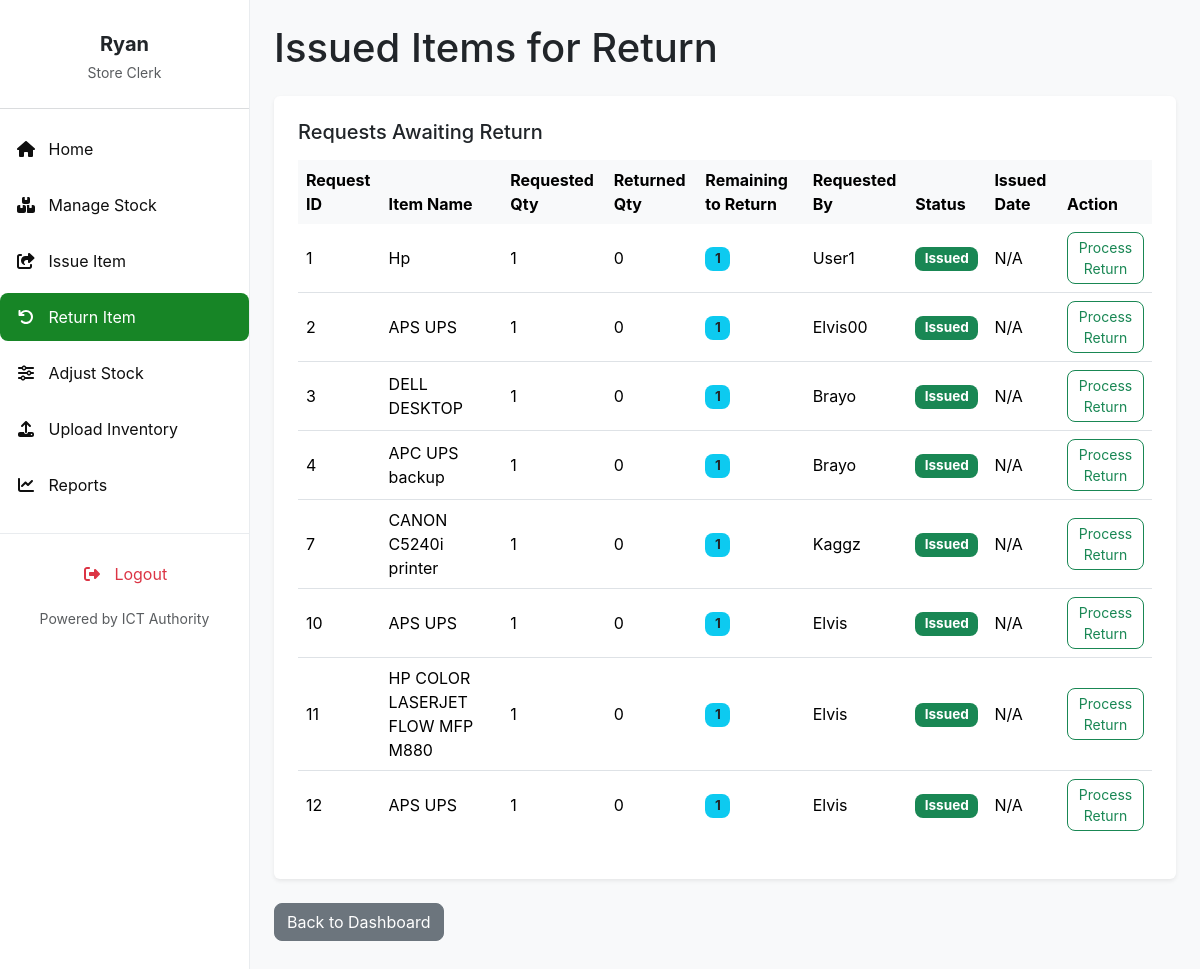
The page /returns/ (signed in) on the database its author committed.
### invent/models.py (models this page shows, shortened)
class ItemRequest(models.Model):
    item = models.ForeignKey('InventoryItem', on_delete=models.CASCADE)
    name = models.CharField(max_length=100)
    quantity = models.PositiveIntegerField(default=1)  # Quantity requested
    reason = models.TextField(blank=True, null=True)
    application_date = models.DateField(default=timezone.now)
    requestor = models.ForeignKey(User, on_delete=models.CASCADE)
    STATUS_CHOICES = [
        ('Pending', 'Pending'),
        ('Approved', 'Approved'),
        ('Issued', 'Issued'),  # Item has been issued (fully or partially)
        ('Rejected', 'Rejected'),
        ('Cancelled', 'Cancelled'),
        ('Partially Returned', 'Partially Returned'),
        ('Fully Returned', 'Fully Returned'),
    ]
    status = models.CharField(
        max_length=20, choices=STATUS_CHOICES, default='Pending')  # Increased max_length
    date_requested = models.DateTimeField(auto_now_add=True)
    date_issued = models.DateTimeField(null=True, blank=True)
    returned_quantity = models.PositiveIntegerField(default=0)
    _original_status = None
    def __init__(self, *args, **kwargs):
        super().__init__(*args, **kwargs)
        self._original_status = self.status
    def quantity_to_be_returned(self):
        return self.quantity - self.returned_quantity

class InventoryItem(models.Model):
    STATUS_CHOICES = [
        ('Pending', 'Pending'),
        ('In Stock', 'In Stock'),
        ('Issued', 'Issued'),
        ('Returned', 'Returned'),
        ('Low Stock', 'Low Stock'),
        ('Out of Stock', 'Out of Stock'),
    ]
    CONDITION_CHOICES = [
        ("Serviceable", "Serviceable"),
        ("Not Serviceable", "Not Serviceable"),
        ("Not working", "Not working"),
        ("Good", "Good"),
        ("Fair", "Fair"),
        ("Poor", "Poor"),
    ]
    name = models.CharField(
        max_length=255, help_text="e.g., Dell Optiplex 7010 (from Asset Description)")
    serial_number = models.CharField(
        max_length=255, unique=True, blank=True, null=True,
        help_text="Unique serial number of the asset (from Serial Number in CSV)"
    )
    category = models.CharField(
        max_length=100, blank=True,
        help_text="e.g., Printer, CPU, Monitor (from Asset Category-Minor)"
    )
    condition = models.CharField(
        max_length=20, choices=CONDITION_CHOICES, default="Serviceable",
        help_text="Current condition of the asset (from Condition in CSV)"
    )
    status = models.CharField(
        max_length=20, choices=STATUS_CHOICES, default='In Stock')
    expiration_date = models.DateField(null=True, blank=True)
    quantity_total = models.PositiveIntegerField(default=0)
    quantity_issued = models.PositiveIntegerField(default=0)
    quantity_returned = models.PositiveIntegerField(default=0)
    created_by = models.ForeignKey(
        User, on_delete=models.SET_NULL, null=True, blank=True, related_name='inventory_created_by')
    created_at = models.DateTimeField(auto_now_add=True)
    updated_at = models.DateTimeField(auto_now=True)

### invent/views.py (the view)
# urls.py: path('returns/', views.list_issued_requests_for_return,
@login_required
@permission_required('invent.can_issue_item', raise_exception=True)
def list_issued_requests_for_return(request):
    issued_requests = ItemRequest.objects.filter(
        status='Issued'
    ).exclude(
        quantity__lte=F('returned_quantity')
    ).select_related('item', 'requestor').order_by('-date_issued')
    context = {
        'issued_requests': issued_requests,
        'title': 'Issued Items for Return'
    }
    return render(request, 'invent/list_issued_requests_for_return.html', context)

### invent/context_processors.py (called while the page is built)
def pending_requests_count(request):
    count = 0  # Default to 0
    if request.user.is_authenticated:
        if request.user.has_perm('invent.can_issue_item'):
            count = ItemRequest.objects.filter(status='Pending').count()
    return {'pending_requests_count_for_sidebar': count}

### invent/templates/invent/list_issued_requests_for_return.html (shortened to what this page needs)
{% extends 'invent/base_store_clerk.html' %}
{% load static %}
{% block content %}
    <h1 class="mb-4">{{ title }}</h1>
    <div class="bg-white p-4 rounded shadow-sm mb-4">
        <div class="d-flex justify-content-between align-items-center mb-3 flex-wrap">
            <h5 class="mb-2 mb-sm-0">Requests Awaiting Return</h5>
        </div>
        <div class="table-responsive">
            {% if issued_requests %}
                <table class="table table-hover align-middle">
                    <thead class="table-light">
                        <tr>
                            <th>Request ID</th>
                            <th>Item Name</th>
                            <th>Requested Qty</th>
                            <th>Returned Qty</th>
                            <th>Remaining to Return</th>
                            <th>Requested By</th>
                            <th>Status</th>
                            <th>Issued Date</th>
                            <th>Action</th>
                        </tr>
                    </thead>
                    <tbody>
                        {% for req in issued_requests %}
                            <tr>
                                <td>{{ req.id }}</td>
                                <td>{{ req.item.name }}</td>
                                <td>{{ req.quantity }}</td>
                                <td>{{ req.returned_quantity }}</td>
                                <td>
                                    <span class="badge bg-info text-dark">
                                        {{ req.quantity_to_be_returned }}
                                    </span>
                                </td>
                                <td>{{ req.requestor.get_full_name|default:req.requestor.username }}</td>
                                <td>
                                    <span class="badge
                                        {% if req.status == 'Issued' %}bg-primary
                                        {% elif req.status == 'Partially Returned' %}bg-warning text-dark
                                        {% else %}bg-secondary{% endif %}">
                                        {{ req.status }}
                                    </span>
                                </td>
                                <td>{{ req.date_issued|date:"Y-m-d H:i"|default:"N/A" }}</td>
                                <td>
                                    <a href="{% url 'process_return_for_request' req.id %}" class="btn btn-sm btn-outline-success">
                                        Process Return
                                    </a>
                                </td>
                            </tr>
                        {% endfor %}
                    </tbody>
                </table>
            {% else %}
                <p class="text-center text-muted p-3">No issued requests currently eligible for return.</p>
            {% endif %}
        </div>
    </div>
    <p><a href="{% url 'store_clerk_dashboard' %}" class="btn btn-secondary">Back to Dashboard</a></p>
{% endblock content %}

### invent/templates/invent/base_store_clerk.html (shortened to what this page needs)
<!DOCTYPE html>
<html lang="en">
<head>
    <link href="https://cdn.jsdelivr.net/npm/bootstrap@5.3.3/dist/css/bootstrap.min.css" rel="stylesheet">
    <link href="https://cdnjs.cloudflare.com/ajax/libs/font-awesome/6.4.0/css/all.min.css" rel="stylesheet">
    <link href="https://cdn.jsdelivr.net/npm/select2@4.1.0-rc.0/dist/css/select2.min.css" rel="stylesheet" />
    <link href="https://cdn.jsdelivr.net/npm/select2-bootstrap-5-theme@1.3.0/dist/select2-bootstrap-5-theme.min.css" rel="stylesheet" />
</head>
<body>
    <nav id="sidebarMenu" class="sidebar-wrapper collapse d-md-block">
        <div class="sidebar-content">
            <div class="text-center mb-4 pt-3">
                <h5 class="fw-bold mb-1 text-dark">{{ user.first_name|default:user.username }}</h5>
                <small class="text-muted">Store Clerk</small>
            </div>
            <hr class="border-secondary opacity-25" />
            <ul class="nav flex-column">
                <li class="nav-item mb-2">
                    <a class="nav-link {% if request.resolver_match.url_name == 'store_clerk_dashboard' %}active{% endif %}" href="{% url 'store_clerk_dashboard' %}">
                        <i class="fas fa-fw fa-home me-2"></i> Home
                    </a>
                </li>
                <li class="nav-item mb-2">
                    <a class="nav-link {% if request.resolver_match.url_name == 'manage_stock' %}active{% endif %}" href="{% url 'manage_stock' %}">
                        <i class="fas fa-fw fa-boxes me-2"></i> Manage Stock
                    </a>
                </li>
                <li class="nav-item mb-2">
                    <a class="nav-link {% if request.resolver_match.url_name == 'issue_item' %}active{% endif %}" href="{% url 'issue_item' %}">
                        <i class="fas fa-fw fa-share-square me-2"></i> Issue Item
                    </a>
                </li>
                <li class="nav-item mb-2">
                    <a class="nav-link {% if request.resolver_match.url_name == 'list_issued_requests_for_return' %}active{% endif %}" href="{% url 'list_issued_requests_for_return' %}">
                        <i class="fas fa-fw fa-undo me-2"></i> Return Item
                    </a>
                </li>
                <li class="nav-item mb-2">
                    <a class="nav-link {% if request.resolver_match.url_name == 'adjust_stock' %}active{% endif %}" href="{% url 'adjust_stock' %}">
                        <i class="fas fa-fw fa-sliders-h me-2"></i> Adjust Stock
                    </a>
                </li>
                <li class="nav-item mb-2">
                    <a class="nav-link {% if request.resolver_match.url_name == 'upload_inventory' %}active{% endif %}" href="{% url 'upload_inventory' %}">
                        <i class="fas fa-fw fa-upload me-2"></i> Upload Inventory
                    </a>
                </li>
                <li class="nav-item mb-2">
                    <a class="nav-link {% if request.resolver_match.url_name == 'reports' %}active{% endif %}" href="{% url 'reports' %}">
                        <i class="fas fa-fw fa-chart-line me-2"></i> Reports
                    </a>
                </li>
            </ul>
        </div>
        <div class="sidebar-bottom">
            <ul class="nav flex-column mb-2">
                <li class="nav-item">
                    <a class="nav-link text-danger logout-link" href="{% url 'logout' %}">
                        <i class="fas fa-fw fa-right-from-bracket me-2"></i> Logout
                    </a>
                </li>
            </ul>
            <small class="text-muted">Powered by ICT Authority</small>
        </div>
    </nav>
    <main class="main-content">
        {% block content %}{% endblock %}
    </main>
</body>
</html>

### invent/templates/invent/base_store_clerk.html (style rules this page uses)
:root { --bs-primary: #198754; --bs-primary-rgb: 25, 135, 84; --bs-btn-primary-color: #fff; --bs-btn-primary-bg: var(--bs-primary); --bs-btn-primary-border-color: var(--bs-primary); --bs-btn-primary-hover-bg: #157347; --bs-btn-primary-hover-border-color: #146c43; --bs-btn-primary-active-bg: #13653f; --bs-btn-primary-active-border-color: #125f3c; --bs-link-color: var(--bs-primary); --bs-link-hover-color: #157347; --sidebar-bg: white; --sidebar-text: #0f0f0f; --sidebar-active: #178526; --sidebar-hover: #15b33c; }
body { font-family: 'Inter', sans-serif; background-color: #f8f9fa; margin: 0; }
.sidebar-wrapper { position: fixed; top: 0; bottom: 0; left: 0; width: 250px; background-color: var(--sidebar-bg); color: var(--sidebar-text); border-right: 1px solid #e9ecef; z-index: 1030; display: flex; flex-direction: column; }
.sidebar-content { flex-grow: 1; overflow-y: auto; padding-top: 1rem; padding-bottom: 1rem; }
.sidebar-wrapper .nav-link { color: var(--sidebar-text); padding: 0.75rem 1rem; border-radius: 0.5rem; transition: background-color 0.2s ease, color 0.2s ease; }
.sidebar-wrapper .nav-link.active { background-color: var(--sidebar-active); color: #fff; }
.sidebar-wrapper .nav-link.text-danger { color: #dc3545 !important; }
.sidebar-bottom { padding-top: 1rem; padding-bottom: 1rem; text-align: center; border-top: 1px solid #e9ecef; }
.main-content { margin-left: 250px; padding: 1.5rem; min-height: 100vh; overflow-x: hidden; transition: margin-left 0.3s ease-in-out; }
.btn { border-radius: 0.5rem; }
.badge { border-radius: 0.5rem; padding: 0.4em 0.7em; font-size: 0.85em; }
.table thead th { border-bottom: none; }
.table tbody tr:last-child td { border-bottom: none; }

### rows shown on the page
ItemRequest: id "1", item.name "Hp", quantity "1", returned_quantity "0", quantity_to_be_returned "1", requestor.get_full_name "User1", status "Issued", date_issued "N/A"
ItemRequest: id "2", item.name "APS UPS", quantity "1", returned_quantity "0", quantity_to_be_returned "1", requestor.get_full_name "Elvis00", status "Issued", date_issued "N/A"
ItemRequest: id "3", item.name "DELL DESKTOP", quantity "1", returned_quantity "0", quantity_to_be_returned "1", requestor.get_full_name "Brayo", status "Issued", date_issued "N/A"
ItemRequest: id "4", item.name "APC UPS backup", quantity "1", returned_quantity "0", quantity_to_be_returned "1", requestor.get_full_name "Brayo", status "Issued", date_issued "N/A"
ItemRequest: id "7", item.name "CANON C5240i printer", quantity "1", returned_quantity "0", quantity_to_be_returned "1", requestor.get_full_name "Kaggz", status "Issued", date_issued "N/A"
ItemRequest: id "10", item.name "APS UPS", quantity "1", returned_quantity "0", quantity_to_be_returned "1", requestor.get_full_name "Elvis", status "Issued", date_issued "N/A"
ItemRequest: id "11", item.name "HP COLOR LASERJET FLOW MFP M880", quantity "1", returned_quantity "0", quantity_to_be_returned "1", requestor.get_full_name "Elvis", status "Issued", date_issued "N/A"
ItemRequest: id "12", item.name "APS UPS", quantity "1", returned_quantity "0", quantity_to_be_returned "1", requestor.get_full_name "Elvis", status "Issued", date_issued "N/A"

### other values the page prints
{{ user.first_name|default:user.username }} "Ryan"
{{ title }} "Issued Items for Return"
